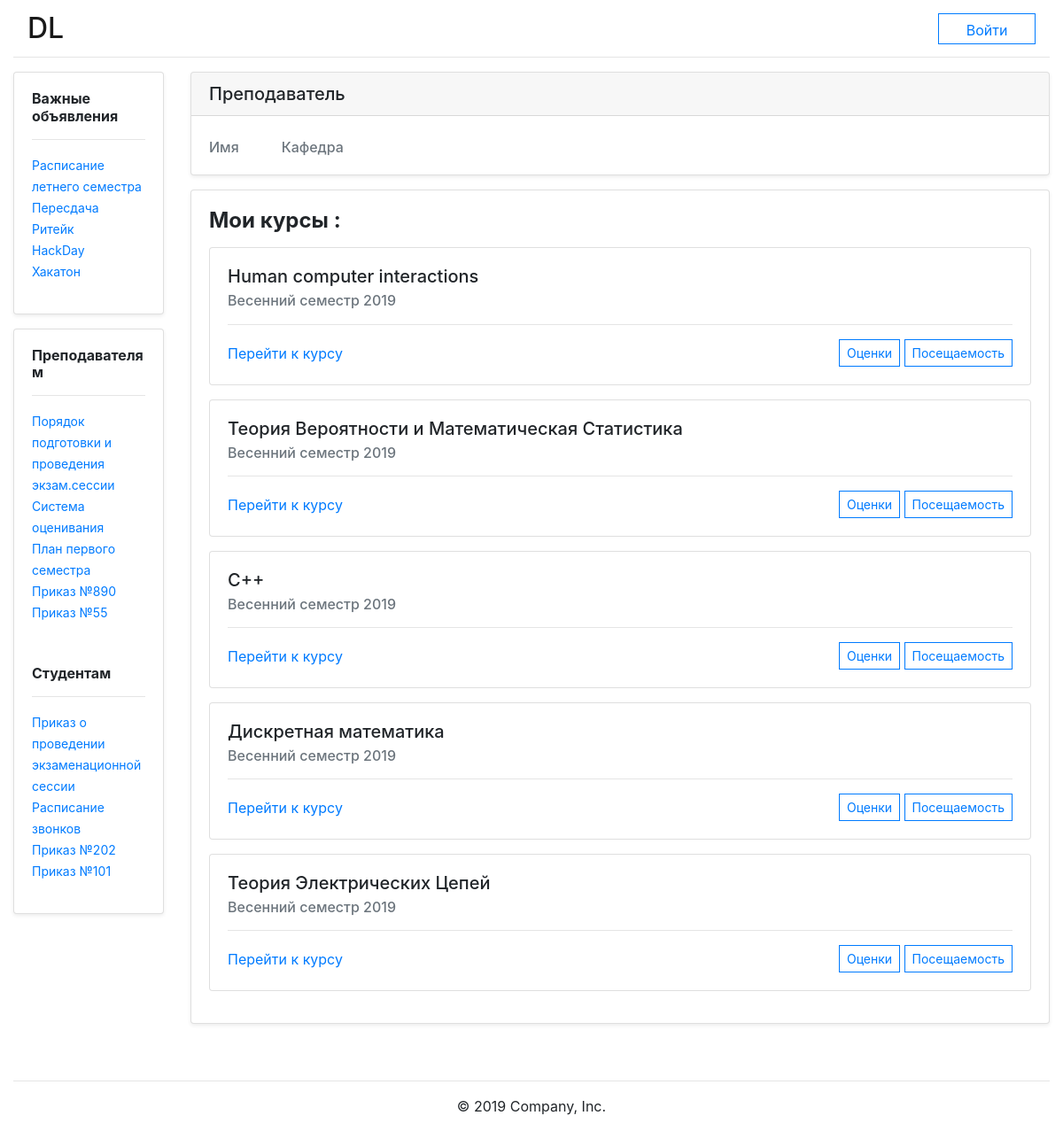
Page /courses/ on the committed database.
### DL_app/models.py (models this page shows)
class Course(models.Model):
    course_id = models.CharField(max_length=9999)
    course_name = models.TextField()
    course_teacher = models.TextField()

### DL_app/views.py (the view, shortened to what this page needs)
# urls.py: path('courses/', views.courses, name='courses'),
def courses(request):
    username = request.user.username
    user_role = ''
    user_group = ''
    user_id = ''
    group_id = ''
    i = 0
    query = 'SELECT * FROM DL_app_Course'
    for user in SimpleUser.objects.raw('SELECT * FROM DL_app_SimpleUser WHERE username=%s', [username]):
        user_role = user.user_role
    all_course = Course.objects.raw(query)
    return render(request, "DL_app/courses.html", {'all_course': all_course})

### DL_app/templates/DL_app/courses.html (shortened to what this page needs)
{%extends "DL_app/layout.html" %}
{%block content%}
{% if user.user_role == "Student" %}
    <div class="row">
        <div class="col-md-10">
            <div class="card w-100 h-100 shadow-sm ">
                <div class="card-header h5">
                    Студент
                </div>
                <div class="card-body">
                    <div class="float-md-left">
                        <h5 class="card-title">{{user.first_name}} {{user.last_name}}</h5>
                        <h6 class="card-subtitle text-muted">Имя</h6>
                    </div>
                    <div class="ml-md-5 float-md-left">
                        <h5 class="card-title">{{user.user_group}}</h5>
                        <h6 class="card-subtitle text-muted">Группа</h6>
                    </div>
                </div>
            </div>
        </div>
        <div class="col-md-2">
            <div class="card w-100 h-100 shadow-sm text-center">
                <div class="card-header h5">
                    GPA
                </div>
                <div class="card-body">
                    <p class="card-text mt-md-2 h4">4</p>
                </div>
            </div>
        </div>
    </div>
    <div class="card w-100 mt-md-3 mb-md-3 shadow-sm">
        <div class="card-body">
            <h4 class="card-title font-weight-bold">Курсы Семестра - 1 :</h4>
            <h6 class="card-subtitle mb-md-4 font-weight-bold">2018/2019</h6>
            {% for course in all_course %}
            <div class="card w-100 mb-md-3">
                <div class="card-body">
                    <h5 class="card-title">{{course.course_name}}</h5>
                    <h6 class="card-subtitle text-muted">Преподаватель <em>{{course.course_teacher}}</em></h6>
                    <hr>
                    <div class="float-left">
                        <a href="{% url 'DL_app:course_user' course.course_id%}" class="card-link">Перейти к курсу</a>
                    </div>
                    <div class="float-right">
                        <a href="{% url 'DL_app:student_scores' course.course_id%}" class="card-link">Оценки</a>
                        <a href="{% url 'DL_app:student_attendance' course.course_id%}" class="card-link">Посещаемость</a>
                    </div>
                </div>
            </div>
            {% endfor %}
        </div>
    </div>
{% else %}
    <div class="card w-100 mb-md-3 shadow-sm ">
        <div class="card-header h5">
            Преподаватель
        </div>
        <div class="card-body">
            <div class="float-md-left">
                <h6 class="card-subtitle text-muted">Имя</h6>
            </div>
            <div class="ml-md-5 float-md-left">
                <h6 class="card-subtitle text-muted">Кафедра</h6>
            </div>
        </div>
    </div>
    <div class="card w-100 mb-md-3 shadow-sm">
        <div class="card-body">
            <h4 class="card-title font-weight-bold mb-md-3">Мои курсы :</h4>
            {% for course in all_course %}
            <div class="card w-100 mb-md-3">
                <div class="card-body">
                    <h5 class="card-title">{{course.course_name}}</h5>
                    <h6 class="card-subtitle text-muted">Весенний семестр 2019</h6>
                    <hr>
                    <div class="float-left mt-md-1">
                        <a href="#" class="card-link">Перейти к курсу</a>
                    </div>
                    <div class="float-right">
                        <button type="button" class="btn btn-sm rounded-0 btn-outline-primary" data-toggle="modal" data-target="#score" data-whatever="@mdo">Оценки</button>
                        <button type="button" class="btn btn-sm rounded-0 btn-outline-primary" data-toggle="modal" data-target="#attendance" data-whatever="@mdo">Посещаемость</button>
                    </div>
                </div>
            </div>
            {% endfor %}
        </div>
    </div>
{% endif %}
{%endblock%}

### rows in the picture
Course: course_name "Human computer interactions"
Course: course_name "Теория Вероятности и Математическая Статистика"
Course: course_name "C++"
Course: course_name "Дискретная математика"
Course: course_name "Теория Электрических Цепей"
